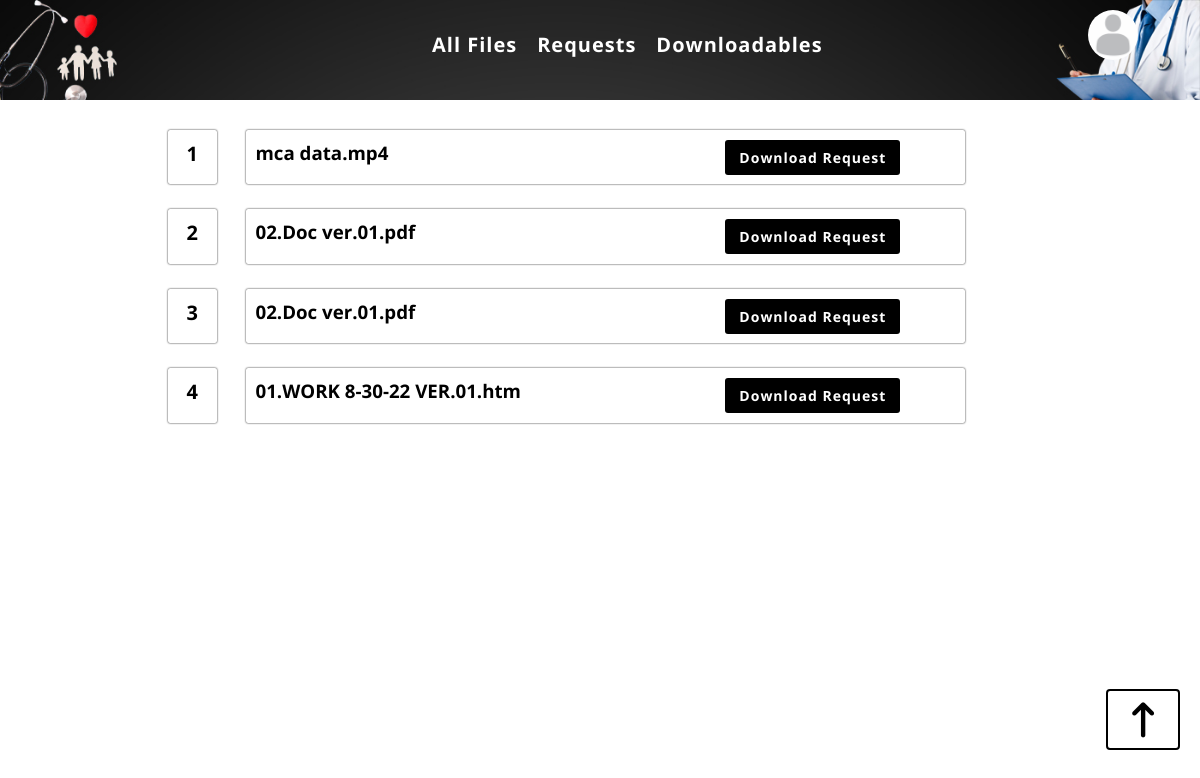
Screenshot of /all-files/index.php with the database file from the repository.
### tables this page shows
CREATE TABLE `all_files` (
  `id` int(11) NOT NULL,
  `File_Name` varchar(100) NOT NULL
);

### all-files/index.php (the view, shortened to what this page needs)
<?php
    include_once "../components/header_2.php";
    $database = new Database();
    $db = $database->connect();
    $query = "SELECT * FROM `all_files`";
    $stmt = $db->prepare($query);
    $stmt->execute();
    $serial = 0;
?>
    <div id="container">
        <div id="content">
        <?php while($row = $stmt->fetch(PDO::FETCH_ASSOC)) {
            $serial = $serial + 1;
        ?>
            <div id="file">
                <div id="number">
                    <p><?php echo $serial; ?></p>
                </div>
                <div id="fileInfo">
                    <div class="fileName">
                        <h3><?php echo $row["File_Name"] ?></h3>
                    </div>
                    <div class="fileBtns">
                        <a href="../request.php?id=<?php echo $row["id"]; ?>"><button>Download Request</button></a>
                    </div>
                </div>
            </div>
        <?php } ?>
        </div>
        <div id="pageUp">
            <a href="#page"><i class="fa-solid fa-arrow-up-long"></i></a>
        </div>
    </div>
<?php
    include_once "../components/footer.php";
?>

### css/main.css (style rules this page uses)
* { font-family: 'Open Sans', sans-serif; margin: 0; padding: 0; text-decoration: none; color: black; }

### css/allFiles.css (style rules this page uses)
#container { width: 90%; margin: auto; }
#content { margin-top:30px; }
#file { display:flex; margin-left: 10%; margin-bottom:25px; }
#number { width:5%; box-shadow:0 0 2px 0; border-radius:2px; margin-right:3%; cursor:pointer; transition:.3s }
#number p { font-size:20px; font-weight:bold; text-align:center; margin-top:20%; }
#fileInfo { width:72%; display:flex; box-shadow:0 0 2px 0; border-radius:2px; padding:1%; cursor:pointer; }
#fileInfo .fileName { width:65%; }
#fileInfo .fileBtns { width:35%; }
#fileInfo .fileBtns button { width:175px; height:35px; margin-left:15px; font-size:14px; font-weight:bold; letter-spacing:1px; border:none; border-radius:3px; background-color:black; color:white; cursor:pointer; transition: .4s; }

### css/requests.css (style rules this page uses)
#container { width: 90%; margin: auto; }

### css/pageUp.css (style rules this page uses)
#pageUp { width:60px; font-size:35px; border-radius:4px; padding:0.4%; text-align:center; position:fixed; bottom: 50px; right:20px; border: 2px solid; transition: 0.3s; }

### css/downloadables.css (style rules this page uses)
#container { width: 90%; margin: auto; }

### rows the page displays
all_files: File_Name "mca data.mp4"
all_files: File_Name "02.Doc ver.01.pdf"
all_files: File_Name "02.Doc ver.01.pdf"
all_files: File_Name "01.WORK 8-30-22 VER.01.htm"
